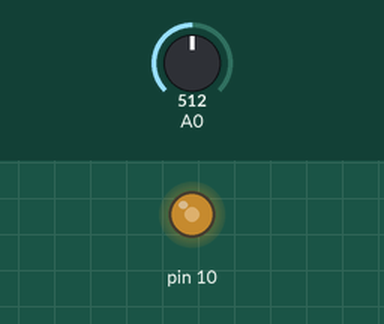
Bench run of a sketch on a simulated Arduino Uno, built with avr-gcc and run on an emulated ATmega328P. On the bench: output pins drawn as LEDs (lit = HIGH). The inputs (shaded band) are chosen by the test bench; at power-on: A0 = 512.

Above: at 1.2 s.
1.3 s: A0 set to 716
At 2.3 s:
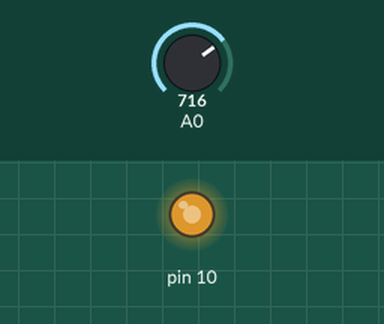
2.8 s: A0 set to 900
At 3.5 s:
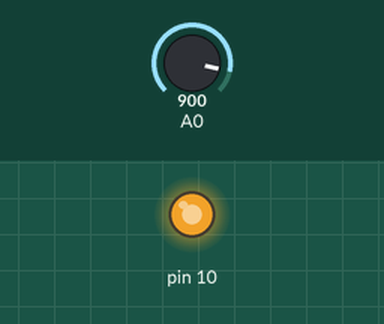
4.3 s: A0 set to 122
At 4.8 s:
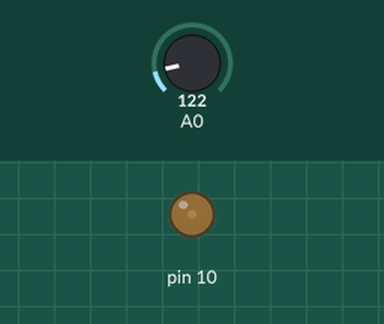
5.8 s: A0 set to 0
At 7.2 s:
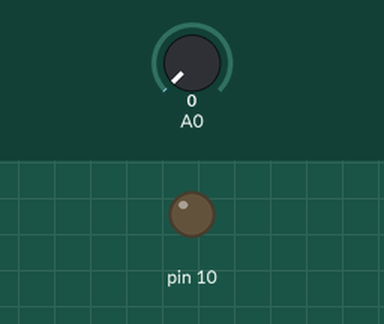
Timing chart, 0 to 8.3 s (numbered marks = the images above; inputs shaded):
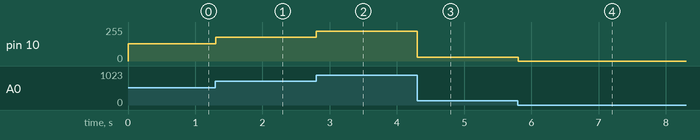

Measured:
- after the input at 1.3 s, pin 10: 128/255 → 179/255 at once
- after the input at 2.8 s, pin 10: 179/255 → 225/255 at once
- after the input at 4.3 s, pin 10: 225/255 → 30/255 at once
- after the input at 5.8 s, pin 10: 30/255 → 0/255 at once

The sketch:

ga_analogWrite.ino
```cpp
int val = 0;

void setup() {
  Serial.begin(9600);
  pinMode(10, OUTPUT);

}

void loop() {
  val=analogRead(A0);
    analogWrite(10,(val/4));
    delay(100);     //0.1초 딜레이


}
```
